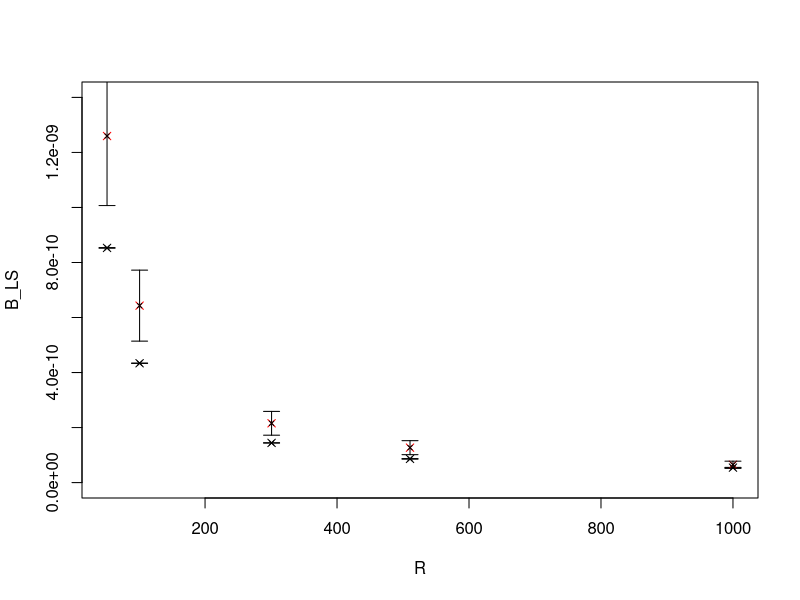
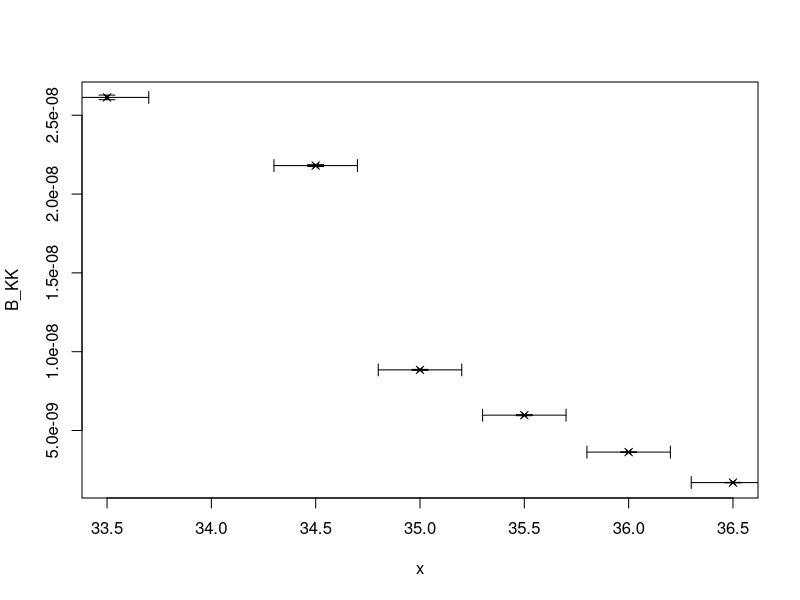

These charts were generated, in order, by the following R code:
library("Hmisc")
library("plotrix")

dev.off()

F = 9.3 * 10^-9
Si = 1.9
mu_0 = 4*pi*10^-7
U = 2.68
A = pi*0.002^2

# Leiterschleife
#Magnetfeld
a_LS <- c(-0.3485069, -0.1772445, -0.05893693, -0.0352345, 0.02223518)
s_a_LS <- c(0.0004740048, 0.0002890753, 0.0002707528, 0.0004135886, 0.0003707150)
B_LS = abs(F*a_LS/(2*Si))
s_B_LS = (s_a_LS/a_LS)*B_LS
R <- c(51.47, 100.8, 300.8, 510.6, 1000)
plot(R, B_LS, pch=4, ylim = c(0, 14*10^-10))
plotCI (R, B_LS, uiw=abs(s_B_LS) , err="y" , pch=4, cex=0.6 ,add=TRUE)

#Dipol

z_LS = sqrt(4.7^2 + 0.1^2)*10^-2
s_z_LS = 0.2*10^-2
p_LS = (2*pi*B_LS*z_LS^3)/mu_0

s_p_LS = p_LS * sqrt((s_B_LS/B_LS)^2 + 3*(s_z_LS/z_LS)^2)

#Theorie

p_theo = A*U/R
s_p_theo = 2*pi*0.002*0.0005/R
B_theo = (mu_0/(2*pi))*(p_theo/z_LS^3)
s_B_theo = B_theo * sqrt((s_p_theo/p_theo)^2 + 3*(s_z_LS/z_LS)^2)
points(R, B_theo, pch=4, col="red")
plotCI (R, B_theo, uiw=abs(s_B_theo) , err="y" , pch=4, cex=0.6 ,add=TRUE)
#random Shit - gleiche Reihenfolge wie.txt
#Magnetfeld

a_RS <- c(1.5468670, 0.1211425, 0.4497760, 1.0042261, -0.3500509)
s_a_RS <- c(0.0079674875, 0.0011208778, 0.0006547072, 0.0024883093, 0.001887523)
B_RS = abs(F*a_RS/(2*Si))
s_B_RS = (s_a_RS/a_RS)*B_RS

#Dipol
z_RS1 = sqrt(4.7^2 + 6.5^2)*10^-2
z_RS2 = sqrt(4.7^2 + 4.5^2)*10^-2
z_RS <- c (z_RS1, z_RS1, z_RS1, z_RS2, z_RS1)
s_z_RS = 0.2*10^-2

p_RS = (2*pi*B_RS*z_RS^3)/mu_0
s_p_RS = p_RS * sqrt((s_B_RS/B_RS)^2 + 3*(s_z_RS/z_RS)^2)

#Kronkorken

#Magnetfeld
a_KK <- c(10.6775694, -8.9101144, 3.6145876, 2.4405903, -1.4831742, -0.6929581)
s_a_KK <- c(0.0597263308, 0.0246627915, 0.0125814955, 0.0133117778, 0.0071175290, 0.005957833)
B_KK = abs(F*a_KK/(2*Si))
s_B_KK = (s_a_KK/a_KK)*B_KK

x <- c(33.5, 34.5, 35.0, 35.5, 36.0, 36.5)
s_x <- c(0.2, 0.2, 0.2, 0.2, 0.2, 0.2)

plot(x, B_KK, pch=4)
plotCI (x, B_KK, uiw=abs(s_B_KK) , err="y" , pch=4, cex=0.6 ,add=TRUE)
plotCI (x, B_KK, uiw=abs(s_x) , err="x" , pch=4, cex=0.6 ,add=TRUE)

#Dipol

z_KK = sqrt(4.7^2 + (x-28.5)^2)*10^-2
s_z_KK = 0.2*10^-2

p_KK = (2*pi*B_KK*z_KK^3)/mu_0
s_p_KK = p_KK * sqrt((s_B_KK/B_KK)^2 + 3*(s_z_KK/z_KK)^2)
